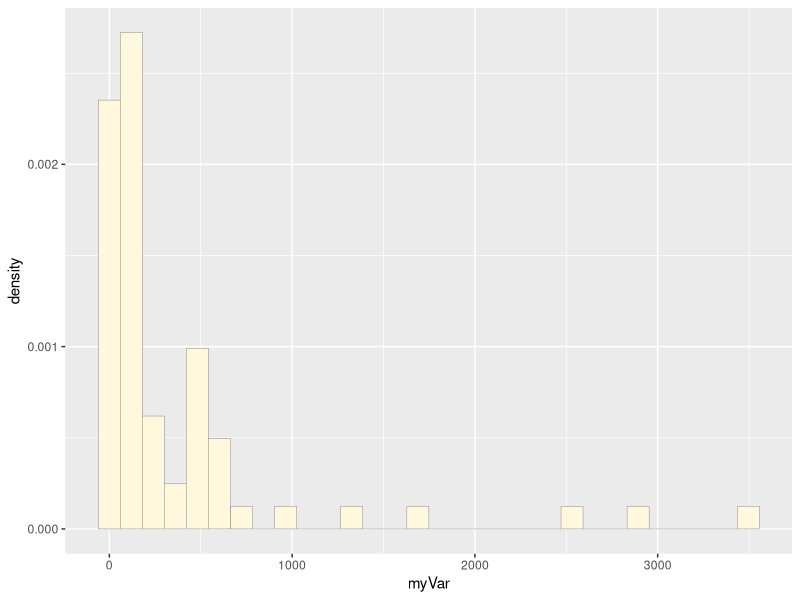
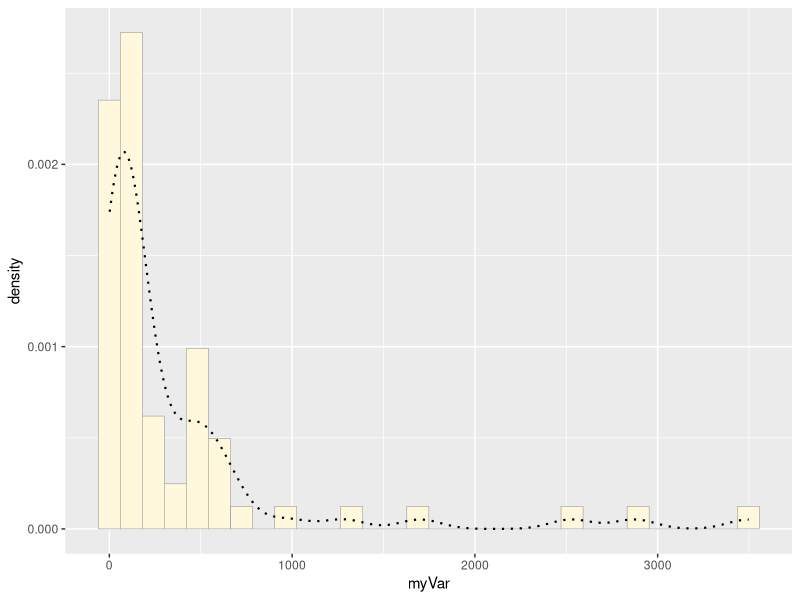
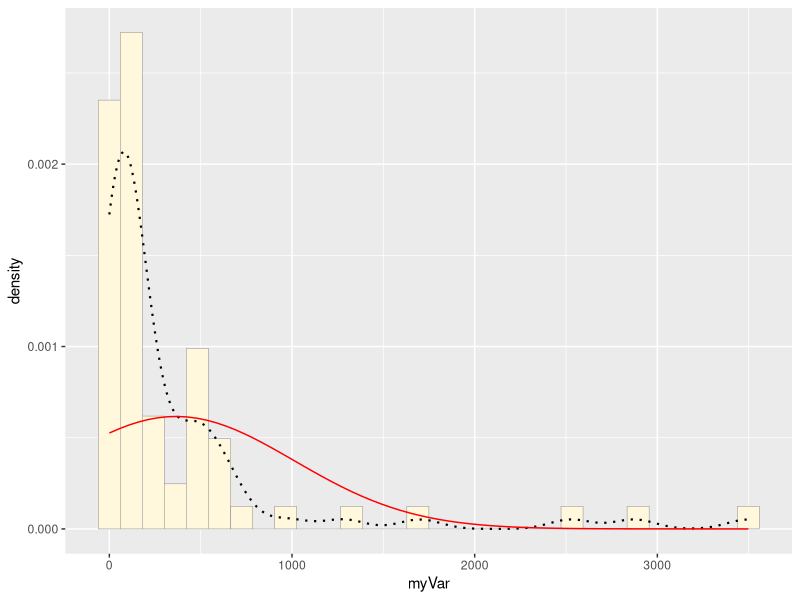
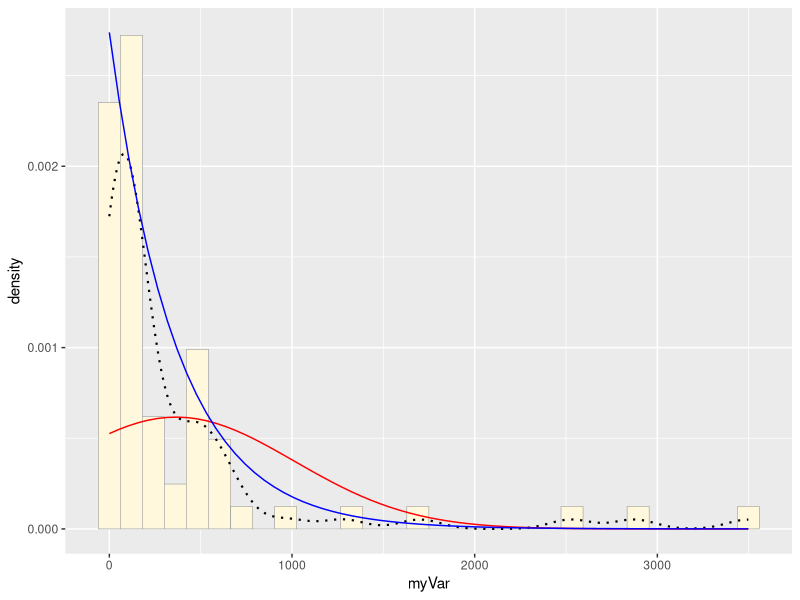
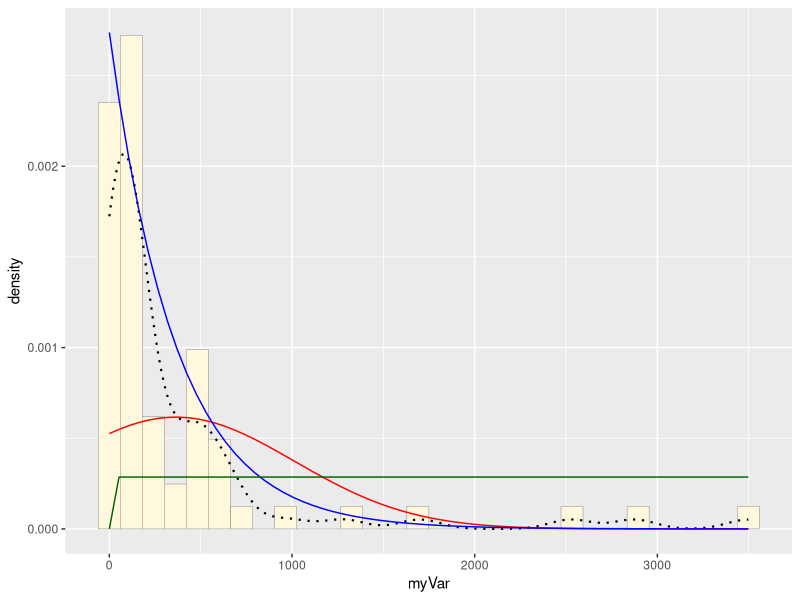
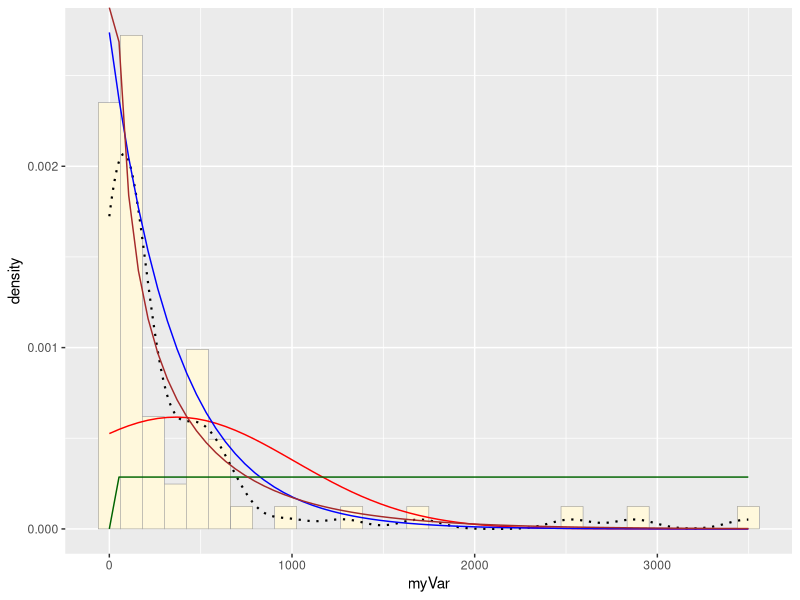
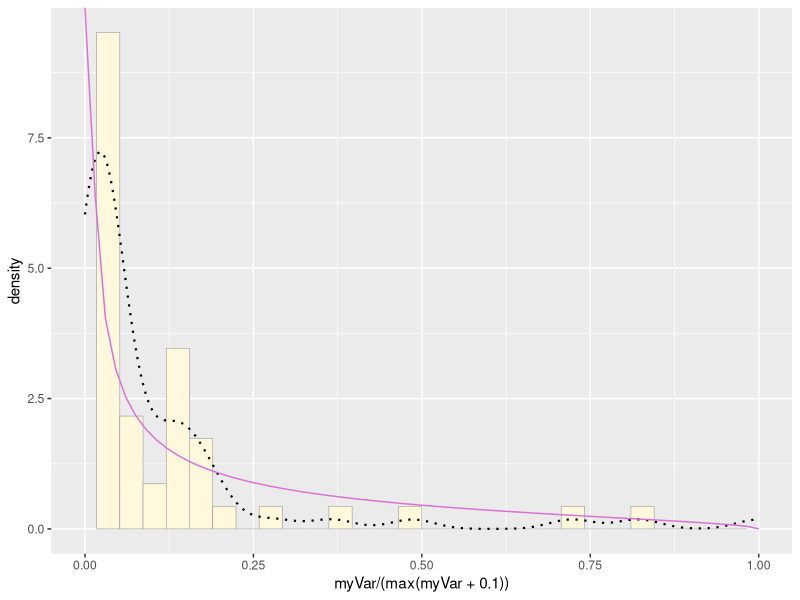
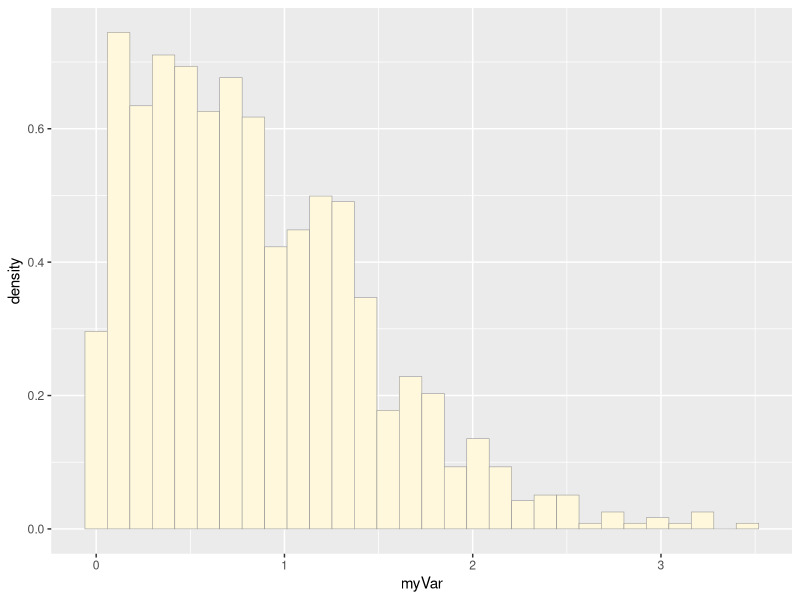

Write R code to recreate these figures, in order.
## ---- chunk 1
library(ggplot2) 
library(MASS) 

#z <- rnorm(n=3000, mean=0.2)
#z <- data.frame(1:3000, z)
#names(z) <- list("ID", "myVar")
#z <- z[z$myVar>0,]
#str(z)
#summary(z$myVar)

## ---- chunk 2
#p1 <- ggplot(data=z, aes(x=myVar, y=..density..)) +
  #geom_histogram(color="grey60",fill="cornsilk",size=0.2) 
#print(p1)

## ---- chunk 3
#p1 <-  p1 +  geom_density(linetype="dotted",size=0.75)
#print(p1)


## ---- chunk 4
#normPars <- fitdistr(z$myVar,"normal")
#print(normPars)
#str(normPars)
#normPars$estimate["mean"] 

## ---- chunk 5
#meanML <- normPars$estimate["mean"]
#sdML <- normPars$estimate["sd"]

#xval <- seq(0,max(z$myVar),len=length(z$myVar))

# stat <- stat_function(aes(x = xval, y = ..y..), fun = dnorm, colour="red", n = length(z$myVar), args = list(mean = meanML, sd = sdML))
 #p1 + stat

## ---- chunk 6
#expoPars <- fitdistr(z$myVar,"exponential")
#rateML <- expoPars$estimate["rate"]

#stat2 <- stat_function(aes(x = xval, y = ..y..), fun = dexp, colour="blue", n = length(z$myVar), args = list(rate=rateML))
 #p1 + stat + stat2

## ---- chunk 7
#stat3 <- stat_function(aes(x = xval, y = ..y..), fun = dunif, colour="darkgreen", n = length(z$myVar), args = list(min=min(z$myVar), max=max(z$myVar)))
 #p1 + stat + stat2 + stat3
## ---- chunk 8
#gammaPars <- fitdistr(z$myVar,"gamma")
#shapeML <- gammaPars$estimate["shape"]
#rateML <- gammaPars$estimate["rate"]

#stat4 <- stat_function(aes(x = xval, y = ..y..), fun = dgamma, colour="brown", n = length(z$myVar), args = list(shape=shapeML, rate=rateML))
# p1 + stat + stat2 + stat3 + stat4

## ---- chunk 9
#pSpecial <- ggplot(data=z, aes(x=myVar/(max(myVar + 0.1)), y=..density..)) +
 # geom_histogram(color="grey60",fill="cornsilk",size=0.2) + 
 # xlim(c(0,1)) +
 # geom_density(size=0.75,linetype="dotted")

#betaPars <- fitdistr(x=z$myVar/max(z$myVar + 0.1),start=list(shape1=1,shape2=2),"beta")
#shape1ML <- betaPars$estimate["shape1"]
#shape2ML <- betaPars$estimate["shape2"]

#statSpecial <- stat_function(aes(x = xval, y = ..y..), fun = dbeta, colour="orchid", n = length(z$myVar), args = list(shape1=shape1ML,shape2=shape2ML))
#pSpecial + statSpecial
## ---- chunk 10
z <- read.table("antcountydata.csv", header=TRUE, sep=",")
str(z)
names(z) <- list("ID", "myVar")
z <- z[z$myVar>0,]
str(z)
summary(z$myVar)
print(z)
summary(z)
## ---- chunk 11
p1 <- ggplot(data=z, aes(x=myVar, y=..density..)) +
  geom_histogram(color="grey60",fill="cornsilk",size=0.2) 
print(p1)

## ---- chunk 12
p1 <-  p1 +  geom_density(linetype="dotted",size=0.75)
print(p1)


## ---- chunk 13
normPars <- fitdistr(z$myVar,"normal")
print(normPars)
str(normPars)
normPars$estimate["mean"] 

## ---- chunk 14
meanML <- normPars$estimate["mean"]
sdML <- normPars$estimate["sd"]

xval <- seq(0,max(z$myVar),len=length(z$myVar))

stat <- stat_function(aes(x = xval, y = ..y..), fun = dnorm, colour="red", n = length(z$myVar), args = list(mean = meanML, sd = sdML))
 p1 + stat

## ---- chunk 15
expoPars <- fitdistr(z$myVar,"exponential")
rateML <- expoPars$estimate["rate"]

stat2 <- stat_function(aes(x = xval, y = ..y..), fun = dexp, colour="blue", n = length(z$myVar), args = list(rate=rateML))
 p1 + stat + stat2

## ---- chunk 16
stat3 <- stat_function(aes(x = xval, y = ..y..), fun = dunif, colour="darkgreen", n = length(z$myVar), args = list(min=min(z$myVar), max=max(z$myVar)))
 p1 + stat + stat2 + stat3
## ---- chunk 17
gammaPars <- fitdistr(z$myVar,"gamma")
shapeML <- gammaPars$estimate["shape"]
rateML <- gammaPars$estimate["rate"]

stat4 <- stat_function(aes(x = xval, y = ..y..), fun = dgamma, colour="brown", n = length(z$myVar), args = list(shape=shapeML, rate=rateML))
 p1 + stat + stat2 + stat3 + stat4

## ---- chunk 18
pSpecial <- ggplot(data=z, aes(x=myVar/(max(myVar + 0.1)), y=..density..)) +
  geom_histogram(color="grey60",fill="cornsilk",size=0.2) + 
  xlim(c(0,1)) +
  geom_density(size=0.75,linetype="dotted")

betaPars <- fitdistr(x=z$myVar/max(z$myVar + 0.1),start=list(shape1=1,shape2=2),"beta")
shape1ML <- betaPars$estimate["shape1"]
shape2ML <- betaPars$estimate["shape2"]

statSpecial <- stat_function(aes(x = xval, y = ..y..), fun = dbeta, colour="orchid", n = length(z$myVar), args = list(shape1=shape1ML,shape2=shape2ML))
pSpecial + statSpecial

## ---- chunk 19
library(ggplot2) 
library(MASS) 

z <- rnorm(n=1718, mean=0.2)
z <- data.frame(1:1718, z)
names(z) <- list("ID", "myVar")
z <- z[z$myVar>0,]
str(z)
summary(z$myVar)

## ---- chunk 20
p1 <- ggplot(data=z, aes(x=myVar, y=..density..)) +
  geom_histogram(color="grey60",fill="cornsilk",size=0.2) 
print(p1)

## ---- chunk 21
meanML <- normPars$estimate["mean"]
sdML <- normPars$estimate["sd"]

xval <- seq(0,max(z$myVar),len=length(z$myVar))

stat <- stat_function(aes(x = xval, y = ..y..), fun = dnorm, colour="red", n = length(z$myVar), args = list(mean = meanML, sd = sdML))
 p1 + stat
## ---- chunk 22
gammaPars <- fitdistr(z$myVar,"gamma")
shapeML <- gammaPars$estimate["shape"]
rateML <- gammaPars$estimate["rate"]

data <- data.frame(x = rnorm(1718))


p <- ggplot(data, aes(x = x)) +
  geom_histogram(aes(y = ..density..), binwidth = 0.2, color = "grey60", fill = "cornsilk", size = 0.2) +
  stat_function(fun = dnorm, args = list(mean = mean(data$x), sd = sd(data$x)), colour = "red")

print(p)
## ---- chunk 23
p1 <- ggplot(data=z, aes(x=myVar, y=..density..)) +
  geom_histogram(color="grey60",fill="cornsilk",size=0.2) 
print(p1)
## ---- chunk 24
gammaPars <- fitdistr(z$myVar,"gamma")
shapeML <- gammaPars$estimate["shape"]
rateML <- gammaPars$estimate["rate"]

stat4 <- stat_function(aes(x = xval, y = ..y..), fun = dgamma, colour="brown", n = length(z$myVar), args = list(shape=shapeML, rate=rateML))
 p1 + stat + stat2 + stat3 + stat4

